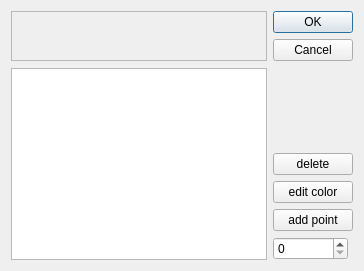
<?xml version="1.0" encoding="UTF-8"?>
<ui version="4.0">
 <class>ColorTransitionDialog</class>
 <widget class="QDialog" name="ColorTransitionDialog">
  <property name="geometry">
   <rect>
    <x>0</x>
    <y>0</y>
    <width>355</width>
    <height>271</height>
   </rect>
  </property>
  <property name="sizePolicy">
   <sizepolicy hsizetype="Fixed" vsizetype="Fixed">
    <horstretch>0</horstretch>
    <verstretch>0</verstretch>
   </sizepolicy>
  </property>
  <property name="windowTitle">
   <string>Dialog</string>
  </property>
  <layout class="QGridLayout" name="gridLayout">
   <item row="6" column="2" rowspan="5">
    <widget class="QListWidget" name="points"/>
   </item>
   <item row="2" column="2">
    <widget class="TransitionPreviewFrame" name="transition_preview">
     <property name="minimumSize">
      <size>
       <width>256</width>
       <height>50</height>
      </size>
     </property>
     <property name="maximumSize">
      <size>
       <width>256</width>
       <height>50</height>
      </size>
     </property>
     <property name="frameShape">
      <enum>QFrame::StyledPanel</enum>
     </property>
     <property name="frameShadow">
      <enum>QFrame::Plain</enum>
     </property>
    </widget>
   </item>
   <item row="2" column="3">
    <widget class="QDialogButtonBox" name="buttonBox">
     <property name="orientation">
      <enum>Qt::Vertical</enum>
     </property>
     <property name="standardButtons">
      <set>QDialogButtonBox::Cancel|QDialogButtonBox::Ok</set>
     </property>
    </widget>
   </item>
   <item row="10" column="3">
    <widget class="QSpinBox" name="coordination">
     <property name="maximumSize">
      <size>
       <width>75</width>
       <height>16777215</height>
      </size>
     </property>
     <property name="maximum">
      <number>255</number>
     </property>
    </widget>
   </item>
   <item row="9" column="3">
    <widget class="QPushButton" name="add_button">
     <property name="text">
      <string>add point</string>
     </property>
    </widget>
   </item>
   <item row="8" column="3">
    <widget class="QPushButton" name="edit_button">
     <property name="text">
      <string>edit color</string>
     </property>
    </widget>
   </item>
   <item row="7" column="3">
    <widget class="QPushButton" name="delete_button">
     <property name="text">
      <string>delete</string>
     </property>
    </widget>
   </item>
  </layout>
 </widget>
 <customwidgets>
  <customwidget>
   <class>TransitionPreviewFrame</class>
   <extends>QFrame</extends>
   <header>transitionpreviewframe.h</header>
   <container>1</container>
  </customwidget>
 </customwidgets>
 <resources/>
 <connections>
  <connection>
   <sender>buttonBox</sender>
   <signal>accepted()</signal>
   <receiver>ColorTransitionDialog</receiver>
   <slot>accept()</slot>
   <hints>
    <hint type="sourcelabel">
     <x>248</x>
     <y>254</y>
    </hint>
    <hint type="destinationlabel">
     <x>157</x>
     <y>274</y>
    </hint>
   </hints>
  </connection>
  <connection>
   <sender>buttonBox</sender>
   <signal>rejected()</signal>
   <receiver>ColorTransitionDialog</receiver>
   <slot>reject()</slot>
   <hints>
    <hint type="sourcelabel">
     <x>316</x>
     <y>260</y>
    </hint>
    <hint type="destinationlabel">
     <x>286</x>
     <y>274</y>
    </hint>
   </hints>
  </connection>
 </connections>
</ui>
